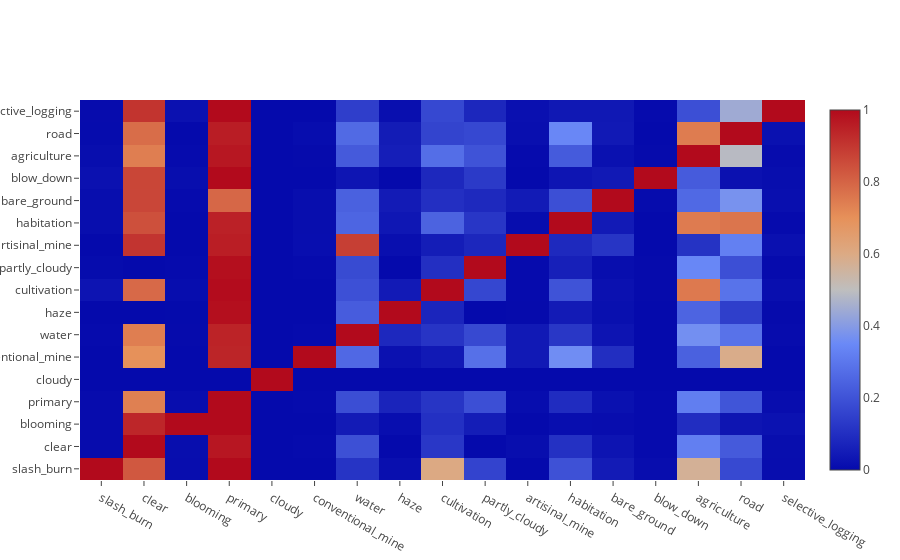

Notebook code for this chart:
### Code cell
# Co-occurence Matrix
com = np.zeros([len(counts)]*2)

for i, l in enumerate(list(counts.keys())):
    for i2, l2 in enumerate(list(counts.keys())):
        c = 0.0
        cy = 0.0
        for row in labels.values:
            if l in row:
                c += 1
                if l2 in row: 
                    cy += 1        
        com[i, i2] = (cy / c)

data=[go.Heatmap(z=com, x=list(counts.keys()), y=list(counts.keys()))]
py.iplot(data, filename='train-com')

### Figure 1 — Plotly figure (JSON) as saved in the notebook; plotly's stock layout.template omitted (floating-point values rounded to 4 significant figures; data arrays with more than 128 entries replaced by an {"elided": "..."} marker saying what was removed)
{"data": [{"type": "heatmap", "x": ["slash_burn", "clear", "blooming", "primary", "cloudy", "conventional_mine", "water", "haze", "cultivation", "partly_cloudy", "artisinal_mine", "habitation", "bare_ground", "blow_down", "agriculture", "road", "selective_logging"], "y": ["slash_burn", "clear", "blooming", "primary", "cloudy", "conventional_mine", "water", "haze", "cultivation", "partly_cloudy", "artisinal_mine", "habitation", "bare_ground", "blow_down", "agriculture", "road", "selective_logging"], "z": {"elided": "17x17 float values"}}], "layout": {}}
